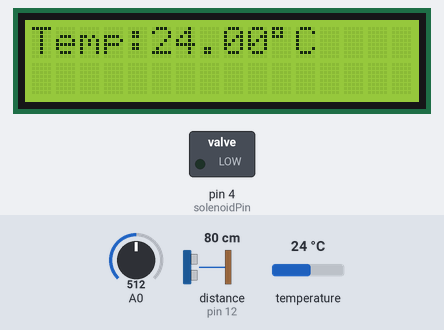
Simulated run of this sketch. Board: Arduino Uno, built with avr-gcc and run on an emulated ATmega328P. On the bench: 16×2 character LCD, switched loads named in the sketch (green lamp = pin HIGH). The inputs (shaded band) are chosen by the test bench; at power-on: A0 = 512, temperature 24 °C, distance to the obstacle (sensor on pin 12) 80 cm. The echo pulse lasts 58.3 µs per cm; pins used as bus, display or sensor lines are not drawn; what the sketch prints to the serial monitor is not drawn.

Above: at 2.3 s.
2.4 s: A0 set to 473
15.3 s: A0 set to 449
At 21.3 s:
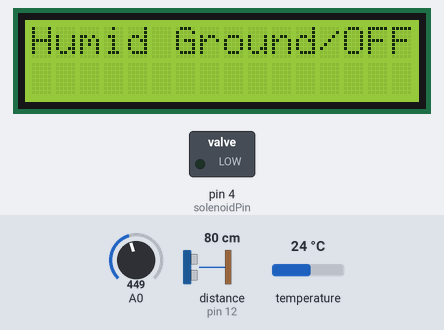
29.0 s: temperature set to 0 °C
At 30.5 s:
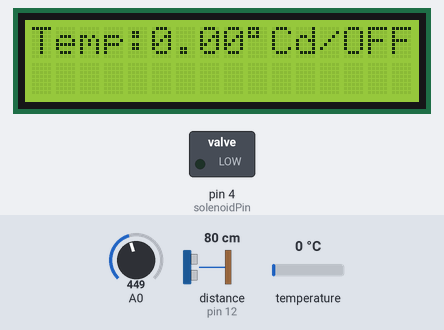
42.8 s: distance to the obstacle (sensor on pin 12) set to 4 cm
At 46.5 s:
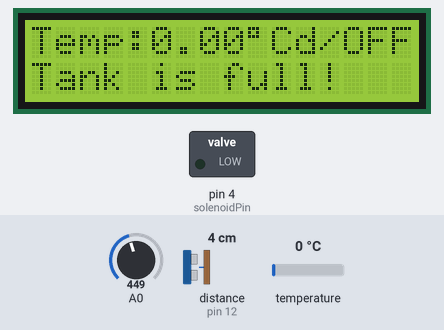
56.5 s: distance to the obstacle (sensor on pin 12) set to 9 cm
At 60.0 s:
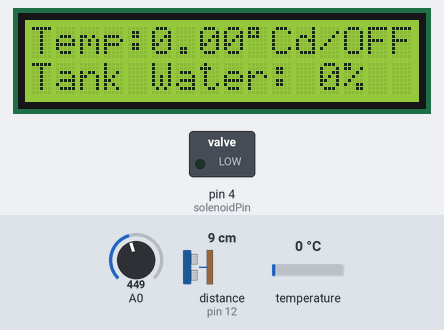
70.3 s: temperature set to 12 °C
At 71.0 s:
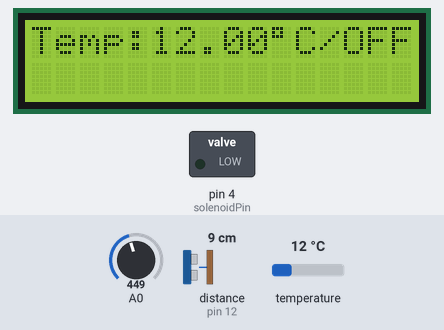
Timing chart, 0 to 73.3 s (numbered marks = the images above; inputs shaded):
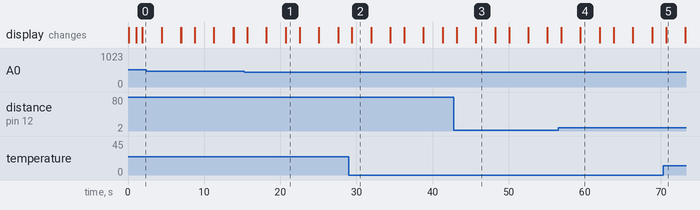

Measured:
- the behaviour switches between 461 and 460 on A0 (found by bisection; images 0 and 1)
- after the input at 15.3 s, the display: first differs from a run without the input after 5.4 s (image 1)
- after the input at 29.0 s, the display: changes after 0.42 s (image 2)
- after the input at 42.8 s, the display: first differs from a run without the input after 2.9 s (image 3)
- after the input at 56.5 s, the display: first differs from a run without the input after 2.9 s (image 4)
- after the input at 70.3 s, the display: changes after 0.37 s (image 5)
- what the display in image 1 shows lasts 1.8 s, from 20.7 s to 22.5 s

The sketch:

watering.ino
```cpp
//================================================================================
// Γυμνάσιο Παλαίρου με Λυκειακές Τάξεις
// Ν. Αιτωλοακαρνανίας
// Σχολικό Έτος 2022 - 2023
// Ομάδα Ρομποτικής R@P - Robotics at Palairos
//================================================================================

//================================================================================
// LIBRARIES
//================================================================================

//Libraries
#include <Wire.h>
#include <LiquidCrystal_I2C.h>
#include <OneWire.h>
#include <DallasTemperature.h>

// Define to which pin of the Arduino the 1-Wire bus is connected:
#define ONE_WIRE_BUS 2
// Create a new instance of the oneWire class to communicate with any OneWire device:
OneWire oneWire(ONE_WIRE_BUS);
// Pass the oneWire reference to DallasTemperature library:
DallasTemperature sensors(&oneWire);

//Init libraries objects
LiquidCrystal_I2C lcd(0x27, 16, 2);


//================================================================================
// VARIABLES
//================================================================================

//Variables for Ultrasonic
int echoPin = 12; // Echo Pin of Ultrasonic Sensor
int trigPin = 13; // Trigger Pin of Ultrasonic Sensor
int maximumRange = 38; // the height of overflow valve
int minimumRange = 1;
int overflowRange = 3;
int fullRange = 20;
long duration, distance;

//Variables for Moisture Sensor
int mois;
int mois_per_cent;

//Variables for Moisture Sensor
int solenoidPin = 4; //This is the output pin on the Arduino we are using

//================================================================================
//SETUP
//================================================================================
void setup () {
  //scan address for lcd monitor
  scanaddress();

  //ultrasonic sensor
  pinMode(trigPin, OUTPUT);
  pinMode(echoPin, INPUT);

  // solenoid valve:
  pinMode(solenoidPin, OUTPUT);

  //lcd initialization
  lcd.begin(16,2);   // Init the LCD for 16 chars 2 lines
  lcd.backlight();   // Turn on the backligt (try lcd.noBacklight() to turn it off)
  lcd.setCursor(0,0); //πρώτη στήλη, πρώτη γραμμή - ξεκινάει από το 0
  lcd.print("The R@P team!");  // ένα μήνυμα
  lcd.setCursor(0,1); //πρώτη στήλη, δεύτερη γραμμή
  lcd.print("Year: 2022-2023"); // ένα μήνυμα
  delay(1000);
  lcd.clear();

}

//================================================================================
//LOOP
//================================================================================
void loop () {

  //code for temperature
  gettemp();

  //code for tank level
  getDistance();

  lcd.clear();

  //code for moisture and solenoid valve - smart watering
  getMoist();

 }


//================================================================================
//Read and pring Temperature every 6 seconds from sensor
//================================================================================
void gettemp() {
  // Send the command for all devices on the bus to perform a temperature conversion:
  sensors.requestTemperatures();
  // Fetch the temperature in degrees Celsius for device index:
  float temp = sensors.getTempCByIndex(0); // the index 0 refers to the first device
  lcd.setCursor(0,0);
  lcd.print("Temp:");
  lcd.print(temp);
  lcd.print((char)223);
  lcd.print("C");
  delay(2500);
}

//================================================================================
//Read distance every 6 seconds from the sensor
//================================================================================
void getDistance(){

  digitalWrite(trigPin, LOW);
  delayMicroseconds(2);
  digitalWrite(trigPin, HIGH);
  delayMicroseconds(10);
  digitalWrite(trigPin, LOW);
  duration = pulseIn(echoPin, HIGH);
  distance = (duration / 59); // a deviation should be calculated right here
  lcdPrintDistance();
}

//================================================================================
//print Distance
//================================================================================
void lcdPrintDistance(){
   lcd.setCursor(0,1);
   if (distance >= maximumRange || distance <= minimumRange){
     lcd.print("Out of range!");
   }
   else   if ( distance <= overflowRange){
      lcd.print("Tank is full!");
      }
    else {
      lcd.print("Tank Water: ");
      lcd.print(distance/fullRange*100);
      lcd.print("%");

      }
   delay(2500);
}

//================================================================================
//Read moisture every 6 seconds from the sensor
//================================================================================
void getMoist(){

  //the sensor will give the percentage value of the moisture
  //The sensor gives value from 0 to 1023 and microcontroller will map the value to the percentage from 0 to 100.
  mois = analogRead(A0);
  mois_per_cent = map(mois, 0, 1023, 100, 0);
  lcdPrintMoist();

}

//================================================================================
//print Distance
//================================================================================
void lcdPrintMoist(){

  lcd.setCursor(0,0);
  lcd.print("Humidity: ");
  lcd.print(mois_per_cent);
  lcd.print("%");
  lcd.setCursor(0,1);

  if(mois_per_cent <= 0) {

      lcd.print("Sensor out of Ground");
      delay(50);
      }
       else if(mois_per_cent <= 55) {

          lcd.print("Dry Ground");
          solenoid_valve_on;
          lcd.print("/ON");
          delay(50);
          lcd.clear();
          solenoid_valve_off;
          lcd.print("Valve --OFF--");
        }
       else if (mois_per_cent <= 90) {
          lcd.clear();
          lcd.print("Humid Ground");
          solenoid_valve_off;
          lcd.print("/OFF");
          delay(50);

        }
  else {
      lcd.clear();
      lcd.print("FLOOD!!!");
      solenoid_valve_off;
      lcd.print("/OFF");
      delay(50);
  }
     delay(1000);

}

//================================================================================
//solenoid valve
//================================================================================
void solenoid_valve_on(){

  digitalWrite(solenoidPin, HIGH); //Switch Solenoid ON
  delay(1000); //Wait 1 Second
  digitalWrite(solenoidPin, LOW); //Switch Solenoid OFF
  delay(1000); //Wait 1 Second

}

void solenoid_valve_off(){
  digitalWrite(solenoidPin, LOW); //Switch Solenoid OFF
  delay(1000); //Wait 1 Second
}

//================================================================================
//Setup screen
//================================================================================

void lcdSetup(){
    lcd.setCursor(0,1);

}

//================================================================================
//scan address
//================================================================================

void scanaddress(){
  Serial.begin (9600);
  Serial.println ("I2C scanner. Scanning ...");
  byte count = 0;

  Wire.begin();
  for (byte i = 8; i < 120; i++)
  {
    Wire.beginTransmission (i);
    if (Wire.endTransmission () == 0)
      {
      Serial.print ("Found address: ");
      Serial.print (i, DEC);
      Serial.print (" (0x");
      Serial.print (i, HEX);
      Serial.println (")");
      count++;
      delay (1);  // maybe unneeded?
      } // end of good response
  } // end of for loop
  Serial.println ("Done.");
  Serial.print ("Found ");
  Serial.print (count, DEC);
  Serial.println (" device(s).");
}
```
